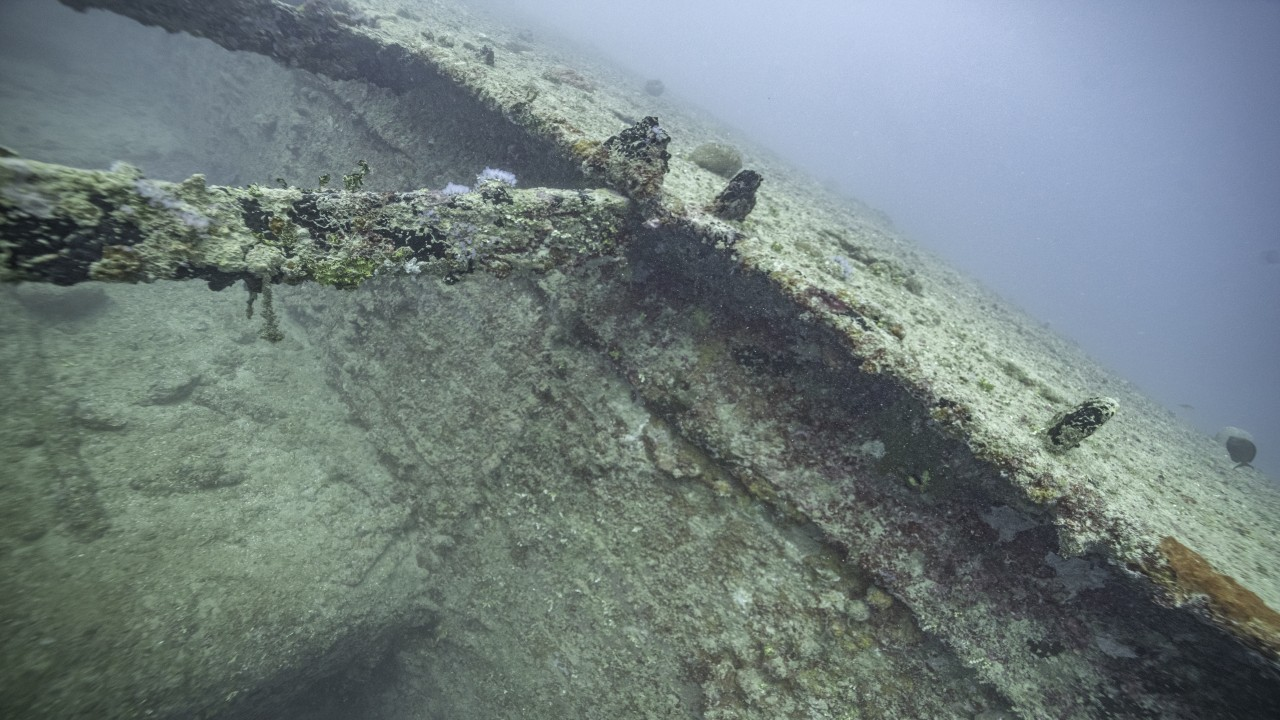
#> input picture Submerged3D/Cormoran/input/WAPA_SA1_Comoron_230217-3348.jpg, 1280 x 720 px
$ python -i features.py   (imports and definitions only)
#> lines starting #> are read from the running program, lines starting #| are printed output that depends on the picture
"""SIFT front-end of the sparse (shipwreck) branch.

Underwater images are low-contrast and hazy, so SIFT runs on a CLAHE-equalised
grey image; descriptors are RootSIFT (L1-normalise + sqrt), the same
normalisation COLMAP uses, which makes the dot product a Hellinger kernel.
"""
from dataclasses import dataclass

import cv2
import numpy as np


@dataclass
class Features:
    xy: np.ndarray     # (N, 2) float32 keypoints, (0.5, 0.5) = centre of top-left pixel
    desc: np.ndarray   # (N, 128) float16 RootSIFT, unit L2 norm
    scale: np.ndarray  # (N,) float32 keypoint size in pixels
    rgb: np.ndarray    # (N, 3) uint8 colour under the keypoint

    def __len__(self):
        return len(self.xy)


def extract_features(img: np.ndarray, max_features: int = 8192, clahe_clip: float = 2.0,
                     clahe_grid: int = 8, contrast_threshold: float = 0.04,
                     edge_threshold: float = 10.0) -> Features:
#> called with max_features = 8192, clahe_clip = 2, clahe_grid = 8, contrast_threshold = 0.04, edge_threshold = 10
    gray = cv2.cvtColor(img, cv2.COLOR_RGB2GRAY)
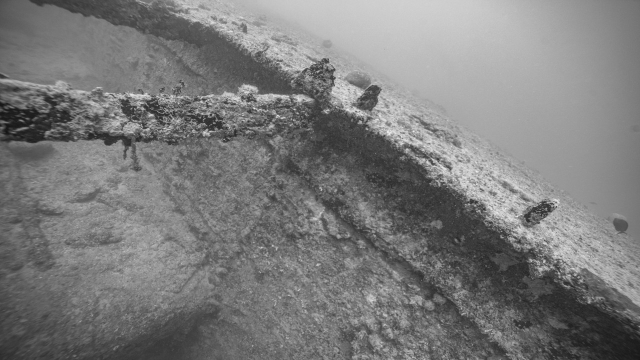
#> gray: shape (720, 1280) (shown at 1/2 size); min 17, max 250, mean 122.8
    if clahe_clip > 0:
        gray = cv2.createCLAHE(clipLimit=clahe_clip, tileGridSize=(clahe_grid, clahe_grid)).apply(gray)
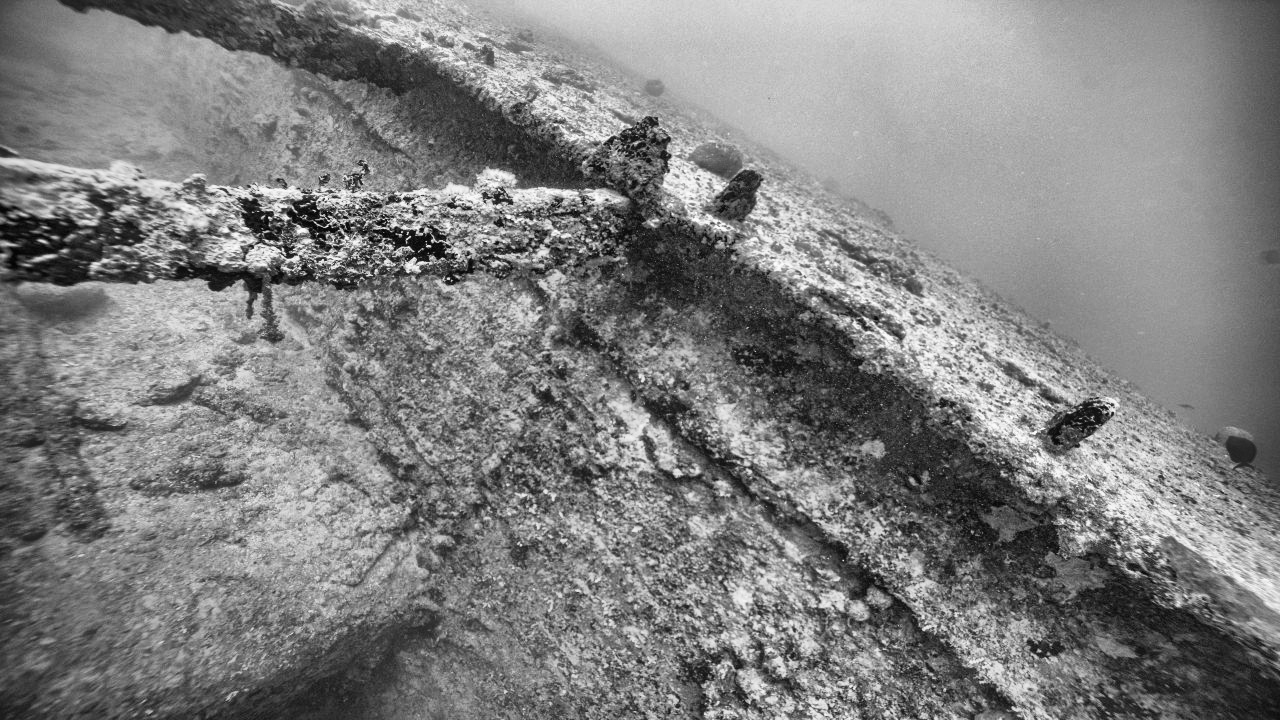
#> gray: shape (720, 1280); min 3, max 254, mean 127.6
    sift = cv2.SIFT_create(nfeatures=max_features, contrastThreshold=contrast_threshold,
                           edgeThreshold=edge_threshold)
    kps, desc = sift.detectAndCompute(gray, None)
#> kps = 8192 keypoints; strongest (x, y, size): (448, 278, 1.9), (428, 246, 2.5), (421, 230, 3), (1112, 405, 2.2)
    if desc is None or len(kps) == 0:
        return Features(np.zeros((0, 2), np.float32), np.zeros((0, 128), np.float16),
                        np.zeros(0, np.float32), np.zeros((0, 3), np.uint8))
    xy = np.array([k.pt for k in kps], np.float32)
#> xy = 8192 pairs, first value 4.83 to 1275.7, second value 3.01 to 717
    scale = np.array([k.size for k in kps], np.float32)
#> scale = 8192 values, max 82.02 at index 369, min 1.8 at index 2270, mean 3.34
    desc = desc.astype(np.float32)
    desc /= desc.sum(1, keepdims=True) + 1e-7
    desc = np.sqrt(desc)
    h, w = gray.shape
    rc = np.clip(np.round(xy).astype(int), 0, [w - 1, h - 1])
#> rc = 8192 pairs, first value 5 to 1276, second value 3 to 717
    rgb = img[rc[:, 1], rc[:, 0]]
    return Features(xy + 0.5, desc.astype(np.float16), scale, rgb)

>>> import cv2
>>> picture = cv2.cvtColor(cv2.imread('../../Submerged3D/Cormoran/input/WAPA_SA1_Comoron_230217-3348.jpg'), cv2.COLOR_BGR2RGB)
>>> result = extract_features(picture)

$ run again, on Submerged3D/Cormoran/input/WAPA_SA1_Comoron_230217-3349.jpg
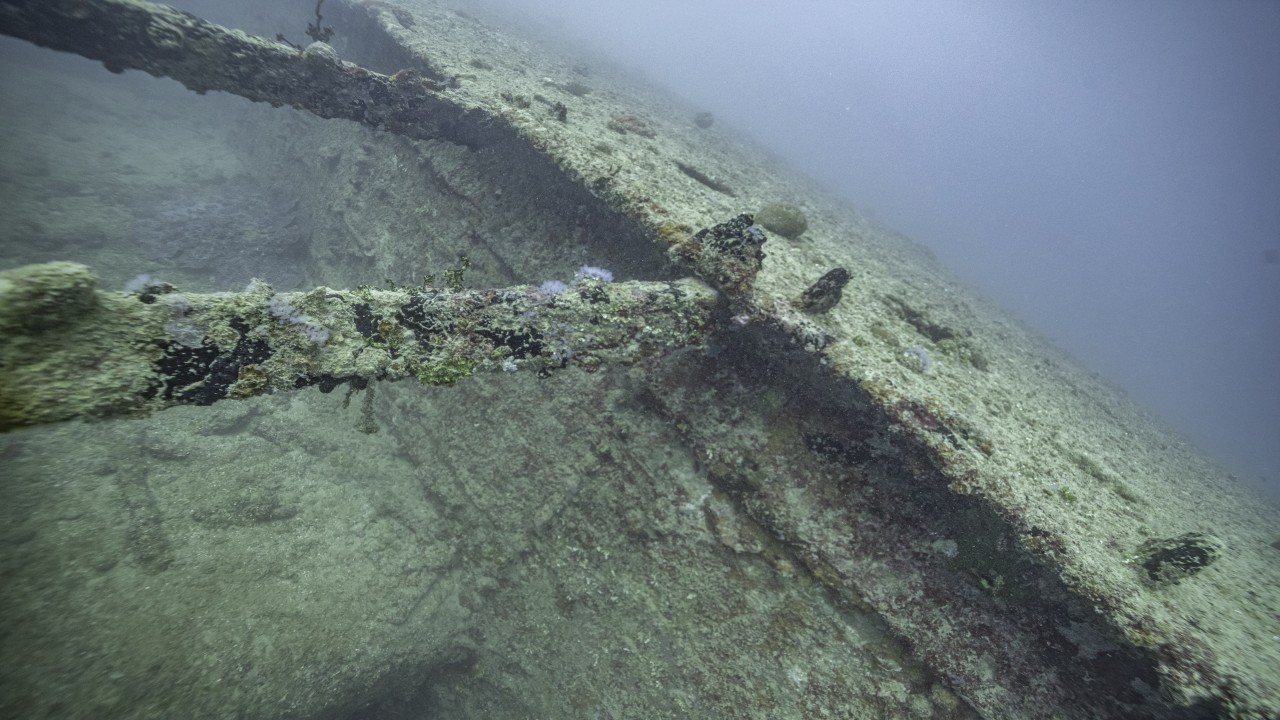
#> input picture Submerged3D/Cormoran/input/WAPA_SA1_Comoron_230217-3349.jpg, 1280 x 720 px
#> in extract_features, `gray = cv2.cvtColor(img, cv2.COLOR_RGB2GRAY)`:
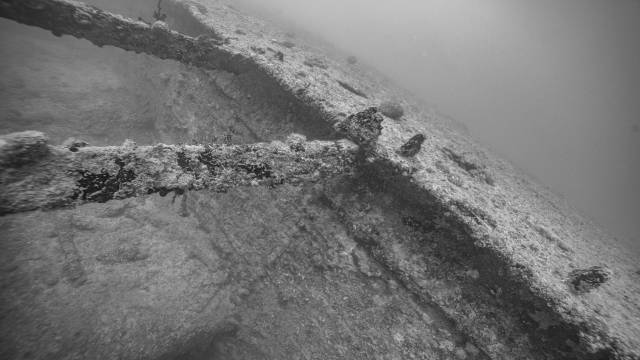
#> gray: shape (720, 1280) (shown at 1/2 size); min 16, max 243, mean 115.6
#> in extract_features, `gray = cv2.createCLAHE(clipLimit=clahe_clip, tileGridSize=(clahe_grid,..`:
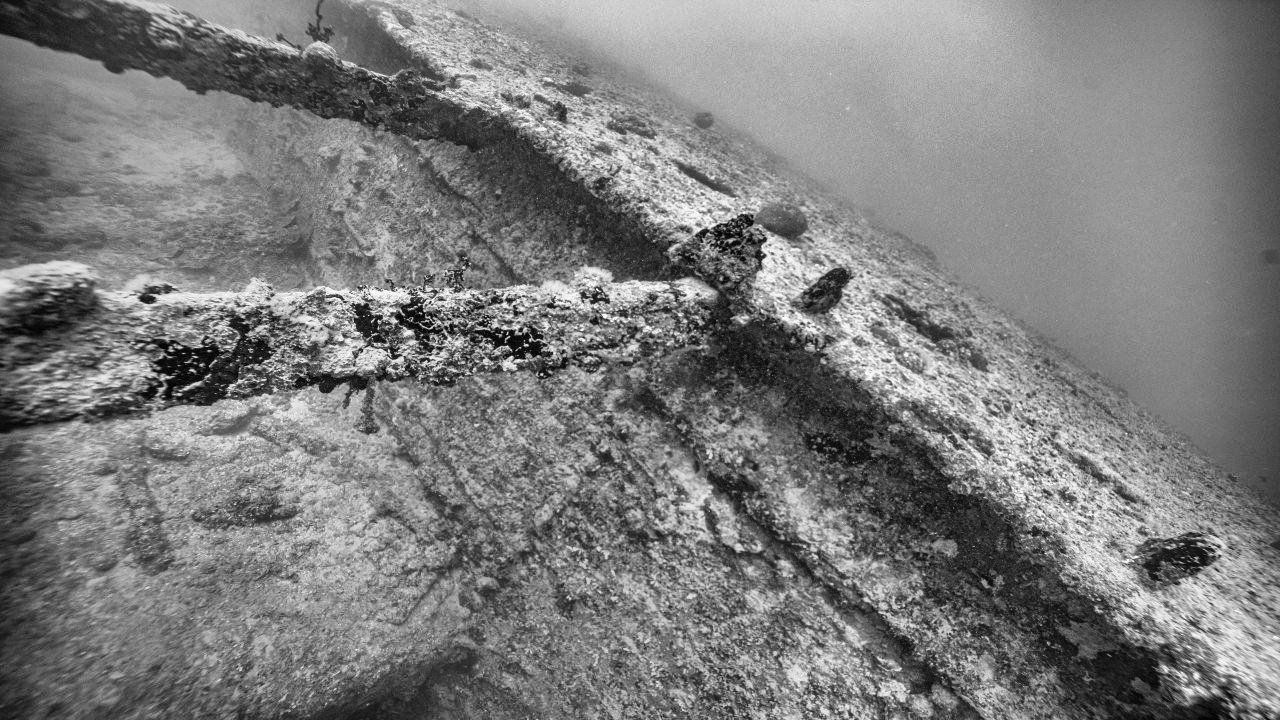
#> gray: shape (720, 1280); min 3, max 252, mean 124.3
#> kps = 8193 keypoints; strongest (x, y, size): (542, 374, 2), (526, 345, 2.5), (192, 370, 2.7), (530, 340, 1.9)
#> xy = 8193 pairs, first value 3.01 to 1275.5, second value 7.99 to 716.9
#> scale = 8193 values, max 86.05 at index 1128, min 1.8 at index 2296, mean 3.36
#> rc = 8193 pairs, first value 3 to 1275, second value 8 to 717

$ run again, on Submerged3D/Cormoran/input/WAPA_SA1_Comoron_230217-3350.jpg
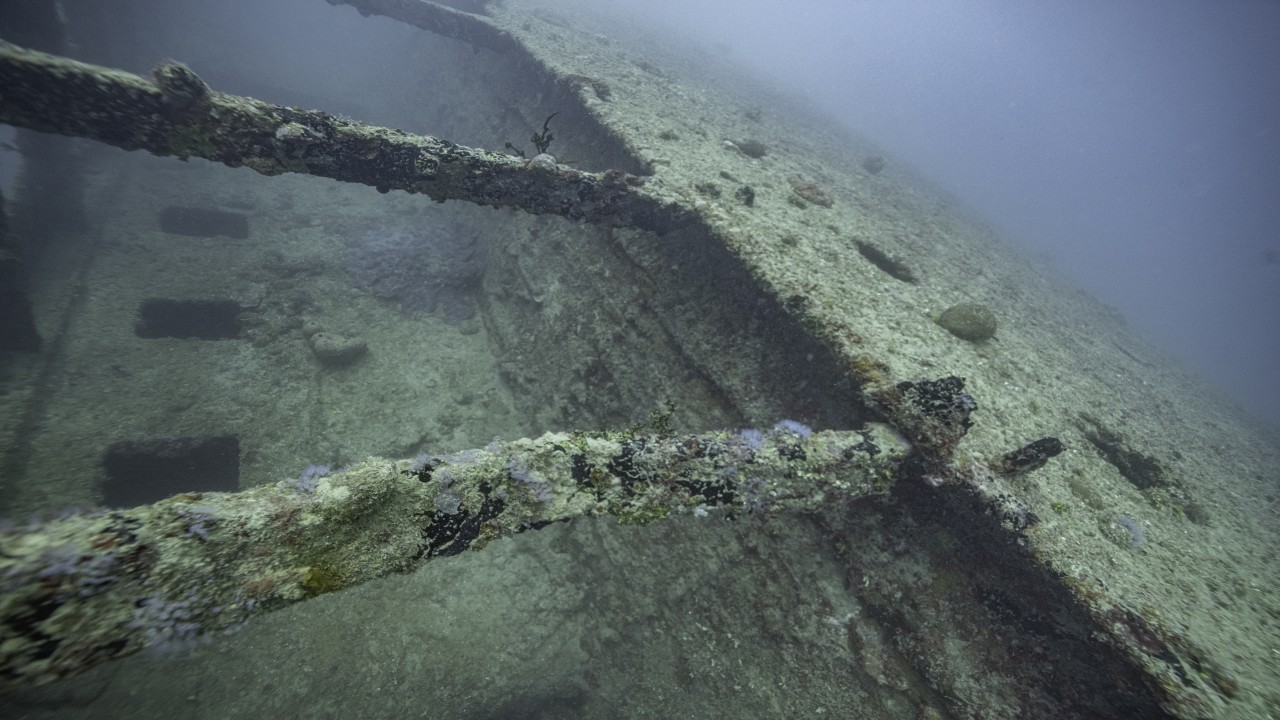
#> input picture Submerged3D/Cormoran/input/WAPA_SA1_Comoron_230217-3350.jpg, 1280 x 720 px
#> in extract_features, `gray = cv2.cvtColor(img, cv2.COLOR_RGB2GRAY)`:
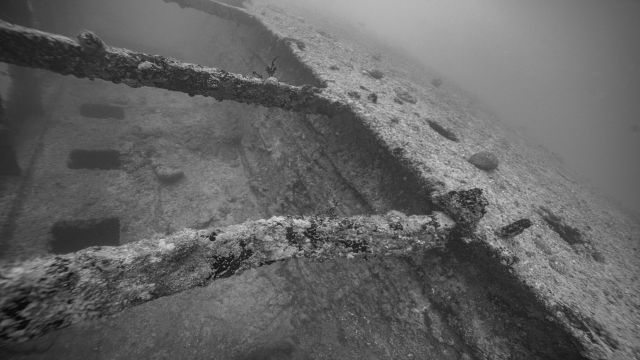
#> gray: shape (720, 1280) (shown at 1/2 size); min 7, max 225, mean 99.9
#> in extract_features, `gray = cv2.createCLAHE(clipLimit=clahe_clip, tileGridSize=(clahe_grid,..`:
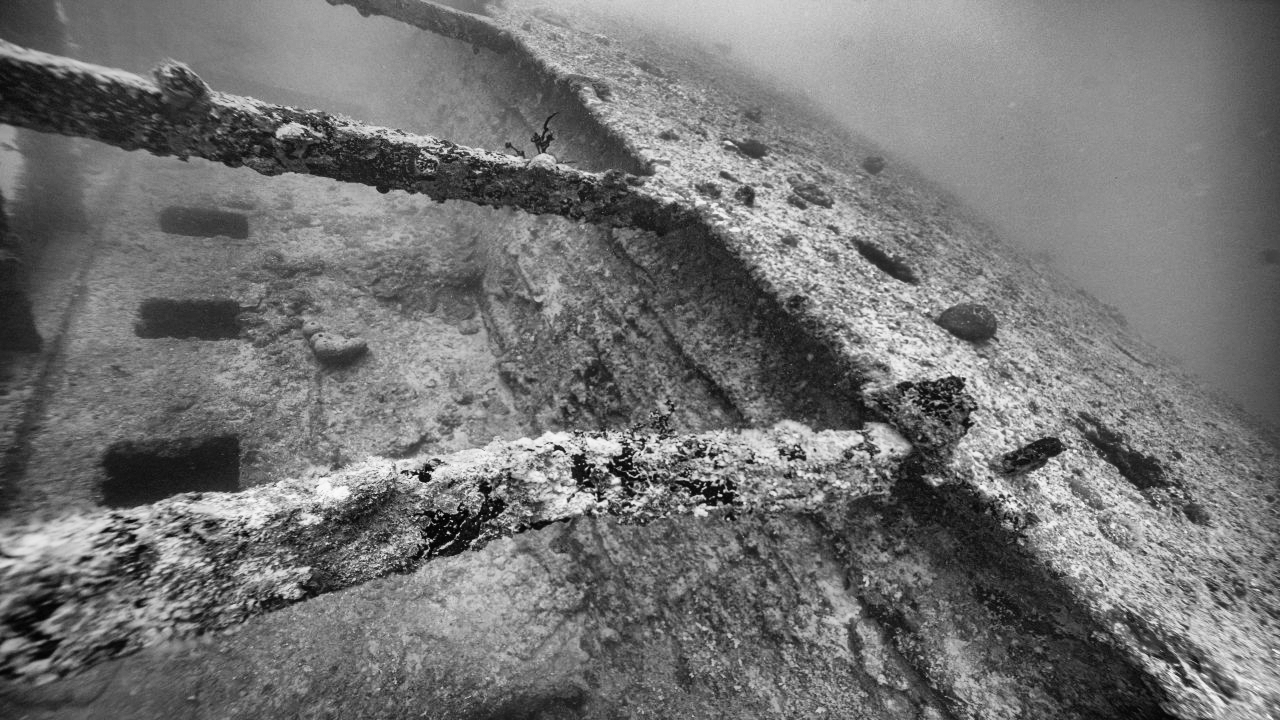
#> gray: shape (720, 1280); min 1, max 251, mean 115.3
#> kps = 8192 keypoints; strongest (x, y, size): (448, 533, 2), (720, 495, 2.5), (592, 469, 2), (728, 519, 2)
#> xy = 8192 pairs, first value 4.47 to 1277, second value 3.58 to 717.1
#> scale = 8192 values, max 77.88 at index 3919, min 1.8 at index 4943, mean 3.47
#> rc = 8192 pairs, first value 4 to 1277, second value 4 to 717
